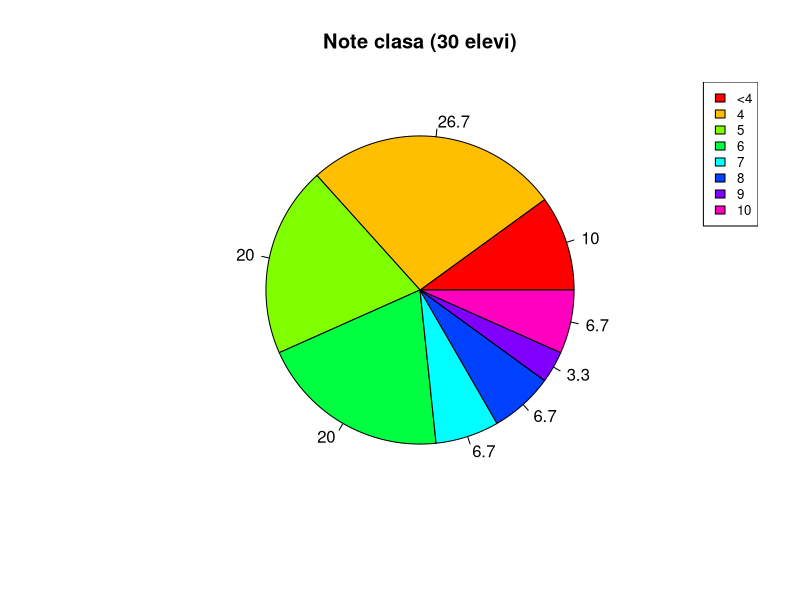

R code for this plot:
#LAB 5
x <- c(3, 8, 6, 6, 2, 2, 1, 2)
#sunt 3 mai mici ca 4, 8 note de 4, 6 de 5 etc
labels <- c("<4", "4", "5", "6", "7", "8", "9", "10")

piepercent<- round(100*x/sum(x), 1)

# Give the chart file a name.
png(file = "lab5.jpg")

# Plot the chart.
pie(x, labels = piepercent, main = "Note clasa (30 elevi)",col = rainbow(length(x)))
legend("topright", labels, cex = 0.8,
       fill = rainbow(length(x)))

# Save the file.
dev.off()


#3d chart